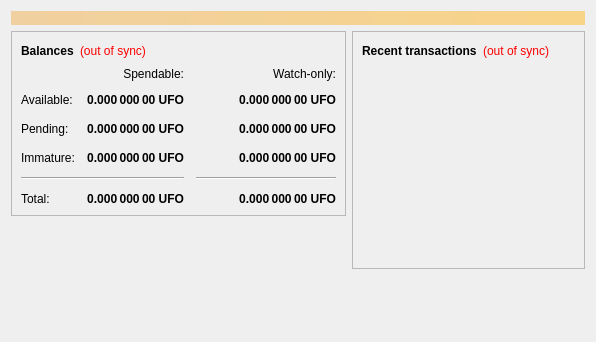
<?xml version="1.0" encoding="UTF-8"?>
<ui version="4.0">
 <class>OverviewPage</class>
 <widget class="QWidget" name="OverviewPage">
  <property name="geometry">
   <rect>
    <x>0</x>
    <y>0</y>
    <width>596</width>
    <height>342</height>
   </rect>
  </property>
  <property name="windowTitle">
   <string>Form</string>
  </property>
  <layout class="QVBoxLayout" name="topLayout">
   <item>
    <widget class="QLabel" name="labelAlerts">
     <property name="visible">
      <bool>false</bool>
     </property>
     <property name="styleSheet">
      <string notr="true">background-color: qlineargradient(x1: 0, y1: 0, x2: 1, y2: 0, stop:0 #F0D0A0, stop:1 #F8D488); color:#000000;</string>
     </property>
     <property name="wordWrap">
      <bool>true</bool>
     </property>
     <property name="margin">
      <number>3</number>
     </property>
    </widget>
   </item>
   <item>
    <layout class="QHBoxLayout" name="horizontalLayout" stretch="1,1">
     <item>
      <layout class="QVBoxLayout" name="verticalLayout_2">
       <item>
        <widget class="QFrame" name="frame">
         <property name="frameShape">
          <enum>QFrame::StyledPanel</enum>
         </property>
         <property name="frameShadow">
          <enum>QFrame::Raised</enum>
         </property>
         <layout class="QVBoxLayout" name="verticalLayout_4">
          <item>
           <layout class="QHBoxLayout" name="horizontalLayout_4">
            <item>
             <widget class="QLabel" name="label_5">
              <property name="font">
               <font>
                <weight>75</weight>
                <bold>true</bold>
               </font>
              </property>
              <property name="text">
               <string>Balances</string>
              </property>
             </widget>
            </item>
            <item>
             <widget class="QLabel" name="labelWalletStatus">
              <property name="cursor">
               <cursorShape>WhatsThisCursor</cursorShape>
              </property>
              <property name="toolTip">
               <string>The displayed information may be out of date. Your wallet automatically synchronizes with the Bitcoin network after a connection is established, but this process has not completed yet.</string>
              </property>
              <property name="styleSheet">
               <string notr="true">QLabel { color: red; }</string>
              </property>
              <property name="text">
               <string notr="true">(out of sync)</string>
              </property>
              <property name="alignment">
               <set>Qt::AlignLeading|Qt::AlignLeft|Qt::AlignVCenter</set>
              </property>
             </widget>
            </item>
            <item>
             <spacer name="horizontalSpacer_3">
              <property name="orientation">
               <enum>Qt::Horizontal</enum>
              </property>
              <property name="sizeHint" stdset="0">
               <size>
                <width>40</width>
                <height>20</height>
               </size>
              </property>
             </spacer>
            </item>
           </layout>
          </item>
          <item>
           <layout class="QGridLayout" name="gridLayout">
            <property name="spacing">
             <number>12</number>
            </property>
            <item row="2" column="2">
             <widget class="QLabel" name="labelWatchPending">
              <property name="font">
               <font>
                <weight>75</weight>
                <bold>true</bold>
               </font>
              </property>
              <property name="cursor">
               <cursorShape>IBeamCursor</cursorShape>
              </property>
              <property name="toolTip">
               <string>Unconfirmed transactions to watch-only addresses</string>
              </property>
              <property name="text">
               <string notr="true">0.000 000 00 UFO</string>
              </property>
              <property name="alignment">
               <set>Qt::AlignRight|Qt::AlignTrailing|Qt::AlignVCenter</set>
              </property>
              <property name="textInteractionFlags">
               <set>Qt::LinksAccessibleByMouse|Qt::TextSelectableByKeyboard|Qt::TextSelectableByMouse</set>
              </property>
             </widget>
            </item>
            <item row="2" column="1">
             <widget class="QLabel" name="labelUnconfirmed">
              <property name="font">
               <font>
                <weight>75</weight>
                <bold>true</bold>
               </font>
              </property>
              <property name="cursor">
               <cursorShape>IBeamCursor</cursorShape>
              </property>
              <property name="toolTip">
               <string>Total of transactions that have yet to be confirmed, and do not yet count toward the spendable balance</string>
              </property>
              <property name="text">
               <string notr="true">0.000 000 00 UFO</string>
              </property>
              <property name="alignment">
               <set>Qt::AlignRight|Qt::AlignTrailing|Qt::AlignVCenter</set>
              </property>
              <property name="textInteractionFlags">
               <set>Qt::LinksAccessibleByMouse|Qt::TextSelectableByKeyboard|Qt::TextSelectableByMouse</set>
              </property>
             </widget>
            </item>
            <item row="3" column="2">
             <widget class="QLabel" name="labelWatchImmature">
              <property name="font">
               <font>
                <weight>75</weight>
                <bold>true</bold>
               </font>
              </property>
              <property name="cursor">
               <cursorShape>IBeamCursor</cursorShape>
              </property>
              <property name="toolTip">
               <string>Mined balance in watch-only addresses that has not yet matured</string>
              </property>
              <property name="text">
               <string notr="true">0.000 000 00 UFO</string>
              </property>
              <property name="alignment">
               <set>Qt::AlignRight|Qt::AlignTrailing|Qt::AlignVCenter</set>
              </property>
              <property name="textInteractionFlags">
               <set>Qt::LinksAccessibleByMouse|Qt::TextSelectableByKeyboard|Qt::TextSelectableByMouse</set>
              </property>
             </widget>
            </item>
            <item row="4" column="0" colspan="2">
             <widget class="Line" name="line">
              <property name="orientation">
               <enum>Qt::Horizontal</enum>
              </property>
             </widget>
            </item>
            <item row="4" column="2">
             <widget class="Line" name="lineWatchBalance">
              <property name="sizePolicy">
               <sizepolicy hsizetype="Preferred" vsizetype="Fixed">
                <horstretch>0</horstretch>
                <verstretch>0</verstretch>
               </sizepolicy>
              </property>
              <property name="minimumSize">
               <size>
                <width>140</width>
                <height>0</height>
               </size>
              </property>
              <property name="orientation">
               <enum>Qt::Horizontal</enum>
              </property>
             </widget>
            </item>
            <item row="5" column="0">
             <widget class="QLabel" name="labelTotalText">
              <property name="text">
               <string>Total:</string>
              </property>
             </widget>
            </item>
            <item row="3" column="1">
             <widget class="QLabel" name="labelImmature">
              <property name="font">
               <font>
                <weight>75</weight>
                <bold>true</bold>
               </font>
              </property>
              <property name="cursor">
               <cursorShape>IBeamCursor</cursorShape>
              </property>
              <property name="toolTip">
               <string>Mined balance that has not yet matured</string>
              </property>
              <property name="text">
               <string notr="true">0.000 000 00 UFO</string>
              </property>
              <property name="alignment">
               <set>Qt::AlignRight|Qt::AlignTrailing|Qt::AlignVCenter</set>
              </property>
              <property name="textInteractionFlags">
               <set>Qt::LinksAccessibleByMouse|Qt::TextSelectableByKeyboard|Qt::TextSelectableByMouse</set>
              </property>
             </widget>
            </item>
            <item row="2" column="3">
             <spacer name="horizontalSpacer_2">
              <property name="orientation">
               <enum>Qt::Horizontal</enum>
              </property>
              <property name="sizeHint" stdset="0">
               <size>
                <width>40</width>
                <height>20</height>
               </size>
              </property>
             </spacer>
            </item>
            <item row="3" column="0">
             <widget class="QLabel" name="labelImmatureText">
              <property name="text">
               <string>Immature:</string>
              </property>
             </widget>
            </item>
            <item row="5" column="1">
             <widget class="QLabel" name="labelTotal">
              <property name="font">
               <font>
                <weight>75</weight>
                <bold>true</bold>
               </font>
              </property>
              <property name="cursor">
               <cursorShape>IBeamCursor</cursorShape>
              </property>
              <property name="toolTip">
               <string>Your current total balance</string>
              </property>
              <property name="text">
               <string notr="true">0.000 000 00 UFO</string>
              </property>
              <property name="alignment">
               <set>Qt::AlignRight|Qt::AlignTrailing|Qt::AlignVCenter</set>
              </property>
              <property name="textInteractionFlags">
               <set>Qt::LinksAccessibleByMouse|Qt::TextSelectableByKeyboard|Qt::TextSelectableByMouse</set>
              </property>
             </widget>
            </item>
            <item row="5" column="2">
             <widget class="QLabel" name="labelWatchTotal">
              <property name="font">
               <font>
                <weight>75</weight>
                <bold>true</bold>
               </font>
              </property>
              <property name="cursor">
               <cursorShape>IBeamCursor</cursorShape>
              </property>
              <property name="toolTip">
               <string>Current total balance in watch-only addresses</string>
              </property>
              <property name="text">
               <string notr="true">0.000 000 00 UFO</string>
              </property>
              <property name="alignment">
               <set>Qt::AlignRight|Qt::AlignTrailing|Qt::AlignVCenter</set>
              </property>
              <property name="textInteractionFlags">
               <set>Qt::LinksAccessibleByMouse|Qt::TextSelectableByKeyboard|Qt::TextSelectableByMouse</set>
              </property>
             </widget>
            </item>
            <item row="0" column="2">
             <widget class="QLabel" name="labelWatchonly">
              <property name="text">
               <string>Watch-only:</string>
              </property>
              <property name="alignment">
               <set>Qt::AlignRight|Qt::AlignTrailing|Qt::AlignVCenter</set>
              </property>
             </widget>
            </item>
            <item row="1" column="0">
             <widget class="QLabel" name="labelBalanceText">
              <property name="text">
               <string>Available:</string>
              </property>
             </widget>
            </item>
            <item row="1" column="1">
             <widget class="QLabel" name="labelBalance">
              <property name="font">
               <font>
                <weight>75</weight>
                <bold>true</bold>
               </font>
              </property>
              <property name="cursor">
               <cursorShape>IBeamCursor</cursorShape>
              </property>
              <property name="toolTip">
               <string>Your current spendable balance</string>
              </property>
              <property name="text">
               <string notr="true">0.000 000 00 UFO</string>
              </property>
              <property name="alignment">
               <set>Qt::AlignRight|Qt::AlignTrailing|Qt::AlignVCenter</set>
              </property>
              <property name="textInteractionFlags">
               <set>Qt::LinksAccessibleByMouse|Qt::TextSelectableByKeyboard|Qt::TextSelectableByMouse</set>
              </property>
             </widget>
            </item>
            <item row="1" column="2">
             <widget class="QLabel" name="labelWatchAvailable">
              <property name="font">
               <font>
                <weight>75</weight>
                <bold>true</bold>
               </font>
              </property>
              <property name="cursor">
               <cursorShape>IBeamCursor</cursorShape>
              </property>
              <property name="toolTip">
               <string>Your current balance in watch-only addresses</string>
              </property>
              <property name="text">
               <string notr="true">0.000 000 00 UFO</string>
              </property>
              <property name="alignment">
               <set>Qt::AlignRight|Qt::AlignTrailing|Qt::AlignVCenter</set>
              </property>
              <property name="textInteractionFlags">
               <set>Qt::LinksAccessibleByMouse|Qt::TextSelectableByKeyboard|Qt::TextSelectableByMouse</set>
              </property>
             </widget>
            </item>
            <item row="2" column="0">
             <widget class="QLabel" name="labelPendingText">
              <property name="text">
               <string>Pending:</string>
              </property>
             </widget>
            </item>
            <item row="0" column="1">
             <widget class="QLabel" name="labelSpendable">
              <property name="text">
               <string>Spendable:</string>
              </property>
              <property name="alignment">
               <set>Qt::AlignRight|Qt::AlignTrailing|Qt::AlignVCenter</set>
              </property>
             </widget>
            </item>
           </layout>
          </item>
         </layout>
        </widget>
       </item>
       <item>
        <spacer name="verticalSpacer">
         <property name="orientation">
          <enum>Qt::Vertical</enum>
         </property>
         <property name="sizeHint" stdset="0">
          <size>
           <width>20</width>
           <height>40</height>
          </size>
         </property>
        </spacer>
       </item>
      </layout>
     </item>
     <item>
      <layout class="QVBoxLayout" name="verticalLayout_3">
       <item>
        <widget class="QFrame" name="frame_2">
         <property name="frameShape">
          <enum>QFrame::StyledPanel</enum>
         </property>
         <property name="frameShadow">
          <enum>QFrame::Raised</enum>
         </property>
         <layout class="QVBoxLayout" name="verticalLayout">
          <item>
           <layout class="QHBoxLayout" name="horizontalLayout_2">
            <item>
             <widget class="QLabel" name="label_4">
              <property name="font">
               <font>
                <weight>75</weight>
                <bold>true</bold>
               </font>
              </property>
              <property name="text">
               <string>Recent transactions</string>
              </property>
             </widget>
            </item>
            <item>
             <widget class="QLabel" name="labelTransactionsStatus">
              <property name="cursor">
               <cursorShape>WhatsThisCursor</cursorShape>
              </property>
              <property name="toolTip">
               <string>The displayed information may be out of date. Your wallet automatically synchronizes with the Bitcoin network after a connection is established, but this process has not completed yet.</string>
              </property>
              <property name="styleSheet">
               <string notr="true">QLabel { color: red; }</string>
              </property>
              <property name="text">
               <string notr="true">(out of sync)</string>
              </property>
              <property name="alignment">
               <set>Qt::AlignRight|Qt::AlignTrailing|Qt::AlignVCenter</set>
              </property>
             </widget>
            </item>
            <item>
             <spacer name="horizontalSpacer">
              <property name="orientation">
               <enum>Qt::Horizontal</enum>
              </property>
              <property name="sizeHint" stdset="0">
               <size>
                <width>40</width>
                <height>20</height>
               </size>
              </property>
             </spacer>
            </item>
           </layout>
          </item>
          <item>
           <widget class="QListView" name="listTransactions">
            <property name="styleSheet">
             <string notr="true">QListView { background: transparent; }</string>
            </property>
            <property name="frameShape">
             <enum>QFrame::NoFrame</enum>
            </property>
            <property name="verticalScrollBarPolicy">
             <enum>Qt::ScrollBarAlwaysOff</enum>
            </property>
            <property name="horizontalScrollBarPolicy">
             <enum>Qt::ScrollBarAlwaysOff</enum>
            </property>
            <property name="selectionMode">
             <enum>QAbstractItemView::NoSelection</enum>
            </property>
           </widget>
          </item>
         </layout>
        </widget>
       </item>
       <item>
        <spacer name="verticalSpacer_2">
         <property name="orientation">
          <enum>Qt::Vertical</enum>
         </property>
         <property name="sizeHint" stdset="0">
          <size>
           <width>20</width>
           <height>40</height>
          </size>
         </property>
        </spacer>
       </item>
      </layout>
     </item>
    </layout>
   </item>
  </layout>
 </widget>
 <resources/>
 <connections/>
</ui>
